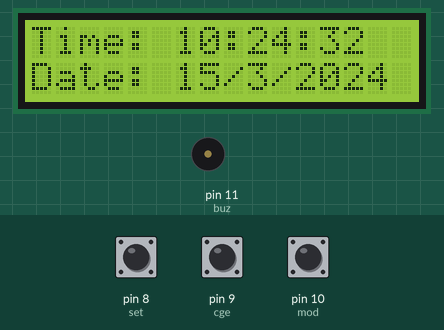
This sketch was run on a simulated Arduino Uno, built with avr-gcc and run on an emulated ATmega328P. On the bench: 16×2 character LCD, buzzer (waves = sounding, pin HIGH). The inputs (shaded band) are chosen by the test bench; at power-on: pin 10 (mod) HIGH, pin 8 (set) HIGH, pin 9 (cge) HIGH. The local clock reads 2024-03-15 10:24:30 at power-on unless the sketch sets it; EEPROM starts erased.

Above: at 2.7 s.
2.8 s: pin 10 (mod) pulled LOW for 0.6 s
At 3.19 s:
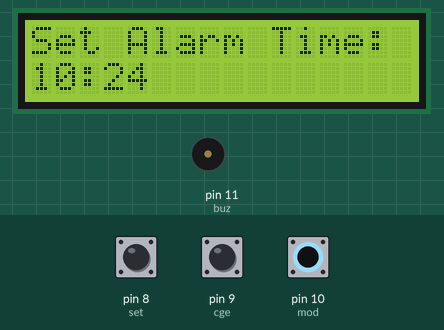
5.2 s: pin 8 (set) pulled LOW for 3.2 s
At 8.7 s:
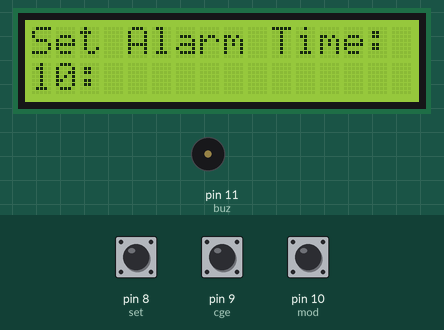
10.1 s: pin 8 (set) pulled LOW for 0.6 s
At 12.4 s:
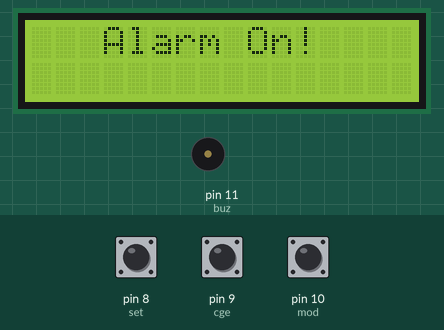
Timing chart, 0 to 22.7 s (numbered marks = the images above; inputs shaded):
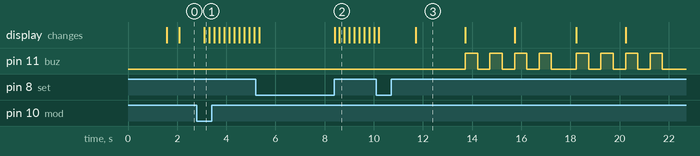

The sketch:

run.ino
```cpp
#include <Wire.h>
#include<EEPROM.h>
#include <RTClib.h>
#include <LiquidCrystal.h>

LiquidCrystal lcd(2, 3, 4, 5, 6, 7);  //dinh nghia cac chan LCD
RTC_DS1307 RTC;
int tmp, Inc, hor, mIn, addr = 11;
int set = 8;
int cge = 9;
int mod = 10;
int off = 0;
#define buz 11
int Hor, Min, Sec;

//////////chinh thoi gian//////////
void time() {
    int tmp = 1, mins = 0, hors = 0;//, secs = 0;
    //bam nut so 3
    while (tmp == 1) {
        off = 0;
        if (digitalRead(cge) == 0) {
            Hor++;  //neu an nut so 2 thi se tang 1 don vi
            if (Hor == 24) {
                Hor = 0;
            }
        }
        lcd.clear();
        lcd.setCursor(0, 0);
        lcd.print("Set Alarm Time:");

        lcd.setCursor(0, 1);
        if (Hor <= 9)
            lcd.print("0"); //thuc chat man hinh ko in ra so 0 neu gio hoac phut nho hon 10
        lcd.print(Hor);
        lcd.print(":");
        if (Min <= 9)
            lcd.print("0");
        lcd.print(Min);
        //lcd.print(":");
        //lcd.print(Sec);
        delay(200);

        //hieu ung nhay nhay
        lcd.setCursor(0, 1);
        lcd.print("  ");
        lcd.print(":");
        if (Min <= 9)
            lcd.print("0");
        lcd.print(Min);
        //lcd.print(":");
        //lcd.print(Sec);
        delay(200);
        if (digitalRead(set) == 0) {  //sau khi set xong an nut so 3 de luu
            hor = Hor;
            EEPROM.write(addr++, hor);
            tmp = 2;
            while (digitalRead(set) == 0);
        }
    }

    //bam nut so 3 lan nua
    while (tmp == 2) {
        if (digitalRead(cge) == 0) {
            Min++;
            if (Min == 60) {
                Min = 0;
            }
        }
        lcd.setCursor(0, 1);
        lcd.print(Hor);
        if (Hor <=9)
            lcd.print("0");
        lcd.print(":");
        if (Min <= 9)
            lcd.print("0");
        lcd.print(Min);
        //lcd.print(":");
        //lcd.print(Sec);

        //hieu ung nhay nhay
        lcd.print("  ");
        delay(200);
        lcd.setCursor(0, 1);
        lcd.print(Hor);
        if (Hor <=9)
            lcd.print("0");
        lcd.print(":");
        lcd.print("  ");
        //lcd.print(":");
        //lcd.print(Sec);
        //lcd.print("  ");
        delay(200);
        if (digitalRead(set) == 0) {
            mIn = Min;
            EEPROM.write(addr++, mIn);
            tmp = 0;
            while (digitalRead(set) == 0);
        }
    }
    off = 1;
    delay(10);
}

//////////keu chuong//////////
void Buz() {
    if (digitalRead(set) == 0)  //an nut so 3 de tat bao thuc
        off = 0;
    if (off == 1) {
        digitalWrite(buz, HIGH);
        delay(500);

        digitalWrite(buz, LOW);
        delay(500);
    }
}

//////////ham so sanh thoi gian dat bao thuc voi thoi gian thuc//////////
void TimeCheck() {
    int tem[17];
    for (int i = 11; i < 17; i++) {	//doc du lieu da luu vao eeprom
        tem[i] = EEPROM.read(i);
    }
    if (Hor == tem[11] && Min == tem[12] && off == 1) {
        addr = 11;
        Buz();
        Buz();
        lcd.clear();
        lcd.print("alarm...........");
        lcd.setCursor(0, 1);
        lcd.print("...........alarm");
        Buz();
        Buz();
    }
}

//////////bat dau khoi dong//////////
void setup() {
    Wire.begin();
    RTC.begin();
    lcd.begin(16, 2); //so cot va hang LCD
    pinMode(cge, INPUT);
    pinMode(set, INPUT);
    pinMode(mod, INPUT);
    pinMode(buz, OUTPUT);
    digitalWrite(set, HIGH);  //10
    digitalWrite(mod, HIGH);  //9
    digitalWrite(cge, HIGH);  //8

    lcd.setCursor(0, 0);  //(0,0) o 1 dong 1 tren lcd
    lcd.print("PROJECT:");
    lcd.setCursor(0, 1);  //(0,1) o 1 dong 2 tren lcd
    lcd.print("    ALARM_v0");
    delay(1500);

    if (!RTC.isrunning()) { //neu RTC ko chay thi dat lai gio cho no
        RTC.adjust(DateTime(F(__DATE__), F(__TIME__)));
    }
}

//////////hien thi thoi gian thuc ra man hinh//////////
void loop() {
    DateTime now = RTC.now();
    if (digitalRead(mod) == 0) {
        //current();
        addr=11;
        time();
        delay(1000);
        lcd.clear();
        lcd.setCursor(0, 0);
        lcd.print("   Alarm On!");
        delay(2000);
    }
    lcd.clear();

    lcd.setCursor(0, 0);
    lcd.print("Time:");
    lcd.setCursor(6, 0);

    Hor = now.hour(), DEC;
    if (Hor <= 9) {
        lcd.print("0");
        lcd.print(Hor = now.hour(), DEC);
    } else
        lcd.print(Hor = now.hour(), DEC);

    lcd.print(":");
    Min = now.minute(), DEC;
    if (Min <= 9) {
        lcd.print("0");
        lcd.print(Min = now.minute(), DEC);
    } else
        lcd.print(Min = now.minute(), DEC);

    lcd.print(":");
    Sec = now.second(), DEC;
    if (Sec <= 9) {
        lcd.print("0");
        lcd.print(Sec = now.second(), DEC);
    } else
        lcd.print(Sec = now.second(), DEC);

    lcd.setCursor(0, 1);
    lcd.print("Date: ");
    lcd.print(now.day(), DEC);
    lcd.print("/");
    lcd.print(now.month(), DEC);
    lcd.print("/");
    lcd.print(now.year(), DEC);

    //check gio neu dung thi keu
    TimeCheck();
    delay(500); //tan so quet man hinh
}
/*
//////////ham lay thoi gian thuc//////////
void current() {
    lcd.setCursor(0, 1);
    lcd.print(Hor);
    lcd.print(":");
    lcd.print(Min);
    //lcd.print(":");
    //lcd.print(Sec);
}*/
```

Measured:
- after the input at 2.8 s, the display: changes after 0.30 s (image 1)
- after the input at 10.1 s, pin 11 (buz): goes 3 × (HIGH 0.50 s, LOW 0.50 s), HIGH 0.50 s, LOW 1.0 s, 3 × (HIGH 0.50 s, LOW 0.50 s), HIGH 0.50 s, then LOW, starting after 3.6 s
